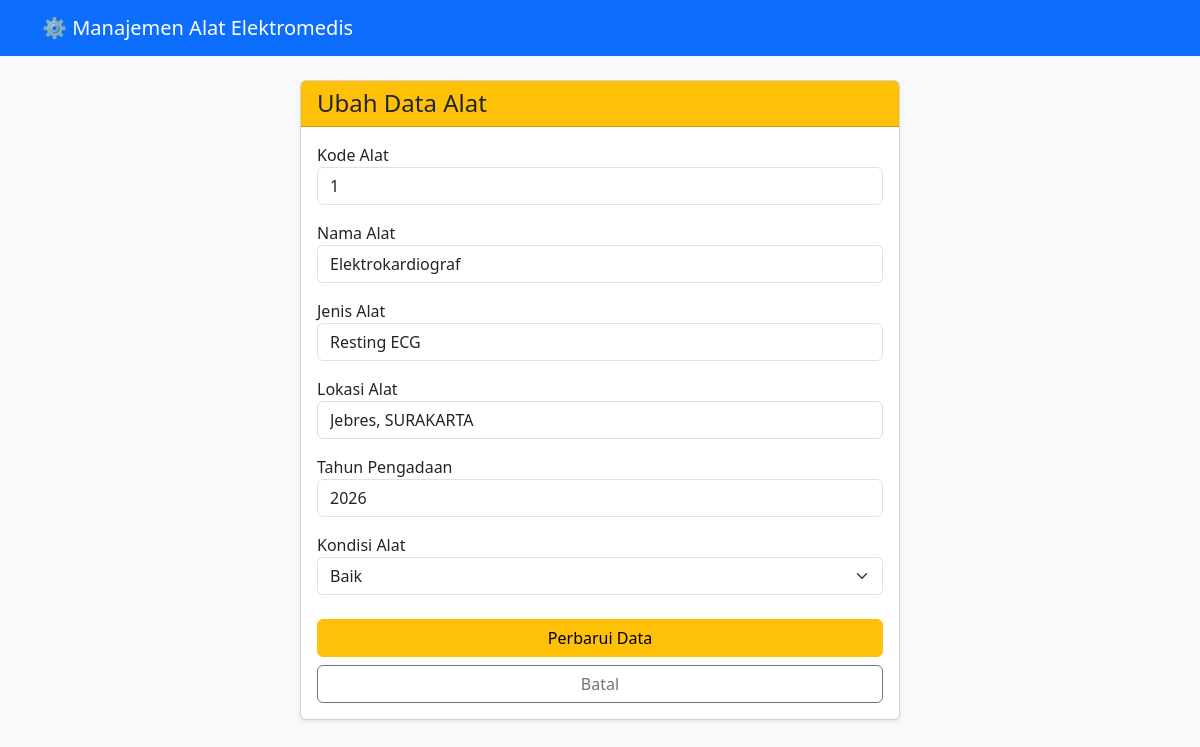
Page /1/edit/ on the committed database.
### alat/models.py (models this page shows, shortened)
class AlatElektromedis(models.Model):
    KONDISI_CHOICES = (
        ('Baik', 'Baik'),
        ('Perlu Perawatan', 'Perlu Perawatan'),
        ('Rusak', 'Rusak'),
    )
    kode_alat = models.CharField(max_length=20, unique=True)
    nama_alat = models.CharField(max_length=100)
    jenis_alat = models.CharField(max_length=100)
    lokasi = models.CharField(max_length=100)
    tahun_pengadaan = models.IntegerField()
    kondisi = models.CharField(max_length=30, choices=KONDISI_CHOICES)
    status_kelayakan = models.CharField(max_length=50)

### alat/views.py (the view, shortened to what this page needs)
# urls.py: path('<str:pk>/edit/', views.edit_alat, name='edit_alat'),
def edit_alat(request, pk):
    alat = get_object_or_404(AlatElektromedis, pk=pk)
    return render(request, 'alat/edit_alat.html', {'alat': alat})

### alat/templates/alat/edit_alat.html (shortened to what this page needs)
{% extends 'alat/base.html' %}
{% block content %}
<div class="card shadow-sm mx-auto" style="max-width: 600px;">
    <div class="card-header bg-warning">
        <h4 class="mb-0">Ubah Data Alat</h4>
    </div>
    <div class="card-body">
        <form method="POST" action="">
            <div class="mb-3"><label>Kode Alat</label><input type="text" name="kode_alat" class="form-control" value="{{ alat.kode_alat }}"></div>
            <div class="mb-3"><label>Nama Alat</label><input type="text" name="nama_alat" class="form-control" value="{{ alat.nama_alat }}"></div>
            <div class="mb-3"><label>Jenis Alat</label><input type="text" name="jenis_alat" class="form-control" value="{{ alat.jenis_alat }}"></div>
            <div class="mb-3"><label>Lokasi Alat</label><input type="text" name="lokasi" class="form-control" value="{{ alat.lokasi }}"></div>
            <div class="mb-3"><label>Tahun Pengadaan</label><input type="number" name="tahun_pengadaan" class="form-control" value="{{ alat.tahun_pengadaan }}"></div>
            <div class="mb-4">
                <label>Kondisi Alat</label>
                <select name="kondisi" class="form-select">
                    <option value="Baik" {% if alat.kondisi == 'Baik' %}selected{% endif %}>Baik</option>
                </select>
            </div>
            <button type="submit" class="btn btn-warning w-100">Perbarui Data</button>
            <a href="{% url 'daftar_alat' %}" class="btn btn-outline-secondary w-100 mt-2">Batal</a>
        </form>
    </div>
</div>
{% endblock %}

### rows in the picture
AlatElektromedis: kode_alat "1", nama_alat "Elektrokardiograf", jenis_alat "Resting ECG", lokasi "Jebres, SURAKARTA", tahun_pengadaan "2026", kondisi "Baik"
